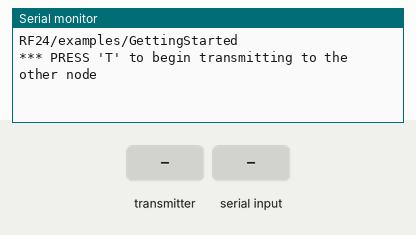
Bench run of a sketch on a simulated Arduino Uno, built with avr-gcc and run on an emulated ATmega328P. Shown: the last lines printed to the serial monitor. The inputs (shaded band) are chosen by the test bench. No radio packets arrive unless stated.

Above: at 1.2 s.
1.3 s: the transmitter starts sending got_time = 0
At 1.37 s:
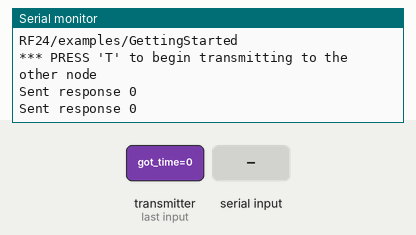
3.2 s: "T" received over Serial
At 4.1 s:
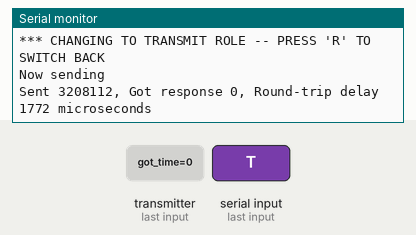
4.7 s: "R" received over Serial
At 5.36 s:
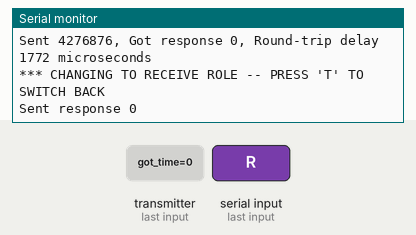

Measured:
- after the input at 1.3 s, the serial monitor: prints a new line at once (image 1)
- after the input at 3.2 s, the serial monitor: prints a new line at once (image 2)
- after the input at 4.7 s, the serial monitor: prints a new line after 0.59 s (image 3)

The sketch:

get_a.ino
```cpp
/*
* Getting Started example sketch for nRF24L01+ radios
* This is a very basic example of how to send data from one node to another
* Updated: Dec 2014 by TMRh20
*/

#include <SPI.h>
#include "RF24.h"

/****************** User Config ***************************/
/***      Set this radio as radio number 0 or 1         ***/
bool radioNumber = 0;

/* Hardware configuration: Set up nRF24L01 radio on SPI bus plus pins 7 & 8 */
RF24 radio(7,8);
/**********************************************************/

byte addresses[][6] = {"1Node","f2Node"};

// Used to control whether this node is sending or receiving
bool role = 0;

void setup() {
  Serial.begin(9600);
  // radio.printDetails();
  Serial.println(F("RF24/examples/GettingStarted"));
  Serial.println(F("*** PRESS 'T' to begin transmitting to the other node"));
  radio.begin();
  radio.setChannel(16);
  // Set the PA Level low to prevent power supply related issues since this is a
 // getting_started sketch, and the likelihood of close proximity of the devices. RF24_PA_MAX is default.
  radio.setPALevel(RF24_PA_LOW);

  // Open a writing and reading pipe on each radio, with opposite addresses
   if(radioNumber){
    radio.openWritingPipe(0xE7E7E7E7E7);
    radio.openReadingPipe(1,0xC2C2C2C2C2);
  }else{
    radio.openWritingPipe(0xC2C2C2C2C2);
    radio.openReadingPipe(1,0xE7E7E7E7E7);
  }


  // Start the radio listening for data

  radio.startListening();
}

void loop() {


/****************** Ping Out Role ***************************/
if (role == 1)  {

    radio.stopListening();                                    // First, stop listening so we can talk.


    Serial.println(F("Now sending"));

    unsigned long start_time = micros();                             // Take the time, and send it.  This will block until complete
     if (!radio.write( &start_time, sizeof(unsigned long) )){
       Serial.println(F("failed"));
     }

    radio.startListening();                                    // Now, continue listening

    unsigned long started_waiting_at = micros();               // Set up a timeout period, get the current microseconds
    boolean timeout = false;                                   // Set up a variable to indicate if a response was received or not

    while ( ! radio.available() ){                             // While nothing is received
      if (micros() - started_waiting_at > 200000 ){            // If waited longer than 200ms, indicate timeout and exit while loop
          timeout = true;
          break;
      }
    }

    if ( timeout ){                                             // Describe the results
        Serial.println(F("Failed, response timed out."));
    }else{
        unsigned long got_time;                                 // Grab the response, compare, and send to debugging spew
        radio.read( &got_time, sizeof(unsigned long) );
        unsigned long end_time = micros();

        // Spew it
        Serial.print(F("Sent "));
        Serial.print(start_time);
        Serial.print(F(", Got response "));
        Serial.print(got_time);
        Serial.print(F(", Round-trip delay "));
        Serial.print(end_time-start_time);
        Serial.println(F(" microseconds"));
    }

    // Try again 1s later
    delay(1000);
  }


/****************** Pong Back Role ***************************/

  if ( role == 0 )
  {
    unsigned long got_time;

    if( radio.available()){
                                                                    // Variable for the received timestamp
      while (radio.available()) {                                   // While there is data ready
        radio.read( &got_time, sizeof(unsigned long) );             // Get the payload
      }

      radio.stopListening();                                        // First, stop listening so we can talk
      radio.write( &got_time, sizeof(unsigned long) );              // Send the final one back.
      radio.startListening();                                       // Now, resume listening so we catch the next packets.
      Serial.print(F("Sent response "));
      Serial.println(got_time);
   }
 }


/****************** Change Roles via Serial Commands ***************************/

  if ( Serial.available() )
  {
    char c = toupper(Serial.read());
    if ( c == 'T' && role == 0 ){
      Serial.println(F("*** CHANGING TO TRANSMIT ROLE -- PRESS 'R' TO SWITCH BACK"));
      role = 1;                  // Become the primary transmitter (ping out)

   }else
    if ( c == 'R' && role == 1 ){
      Serial.println(F("*** CHANGING TO RECEIVE ROLE -- PRESS 'T' TO SWITCH BACK"));
       role = 0;                // Become the primary receiver (pong back)
       radio.startListening();

    }
  }


} // Loop
```
